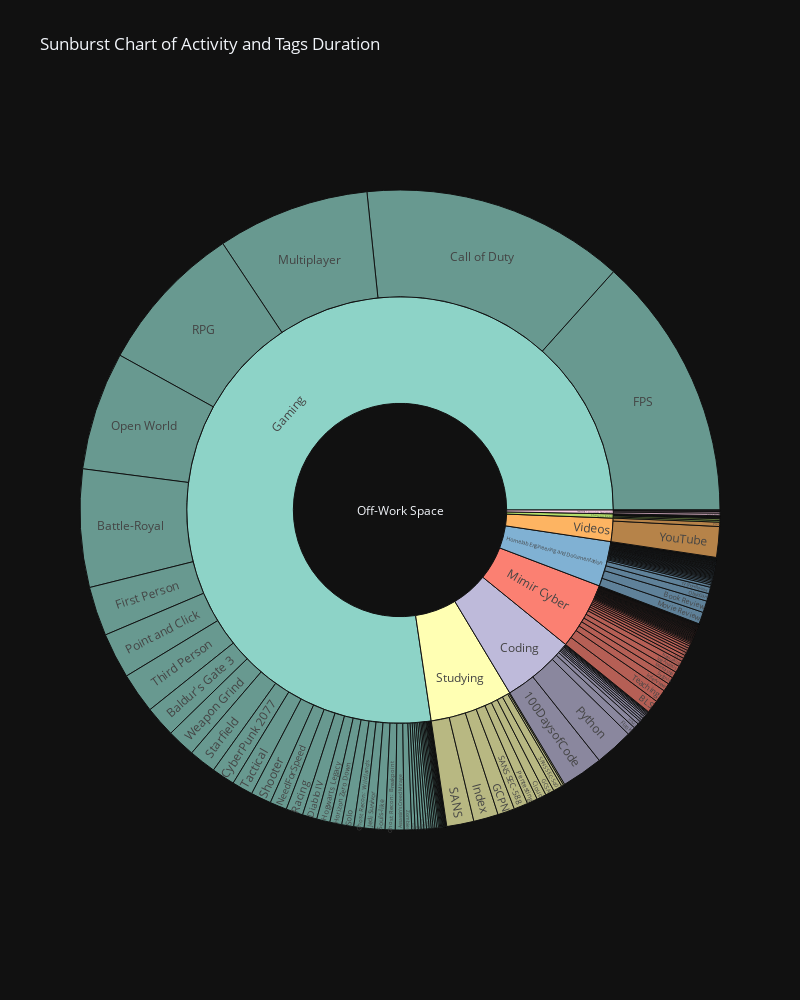

The notebook cell this image was saved under:
### Markdown cell above
# Section 3b - Timular Visualization

### Code cell
import plotly.express as px
import numpy as np

# Read the data from the CSV file
df = pd.read_csv('timeular_data.csv')

df['Duration'] = pd.to_timedelta(df['Duration'])
df['Duration_minutes'] = df['Duration'].dt.total_seconds() / 60


df_off_work = df[df['Space'] == 'Off-Work Space']

sunburst_df = pd.DataFrame(columns=['Space', 'Activity', 'Tags', 'Duration_minutes'])
for _, row in df_off_work.iterrows():
    tags = row['Tags'].split('#') if pd.notnull(row['Tags']) else ['']
    for tag in tags:
        sunburst_df = pd.concat([sunburst_df, pd.DataFrame({
            'Space': [row['Space']],
            'Activity': [row['Activity']],
            'Tags': [tag.strip()],
            'Duration_minutes': [row['Duration_minutes']]
        })], ignore_index=True)


sunburst_df.loc[sunburst_df['Tags'] == 'Other', 'Tags'] = 'Other_' + sunburst_df['Space']
sunburst_df = sunburst_df[sunburst_df['Tags'] != '']

fig = px.sunburst(sunburst_df, path=['Space', 'Activity', 'Tags'],
                  values='Duration_minutes',
                  title='Sunburst Chart of Activity and Tags Duration',
                  template='plotly_dark',
                  color_discrete_sequence=px.colors.qualitative.Set3)


fig.update_layout(width=2560, height=1440)
fig.write_html('sunburst_chart.html')


fig.update_layout(width=800, height=1000)
fig.show()

### Figure 1 — Plotly figure (JSON) as saved in the notebook; plotly's stock layout.template omitted (floating-point values rounded to 4 significant figures; data arrays with more than 128 entries replaced by an {"elided": "..."} marker saying what was removed)
{"data": [{"branchvalues": "total", "domain": {"x": [0, 1], "y": [0, 1]}, "hovertemplate": "labels=%{label}<br>Duration_minutes=%{value}<br>parent=%{parent}<br>id=%{id}<extra></extra>", "ids": {"elided": "219 str values"}, "labels": {"elided": "219 str values"}, "name": "", "parents": {"elided": "219 str values"}, "type": "sunburst", "values": {"elided": "219 float values"}}], "layout": {"height": 1000, "legend": {"tracegroupgap": 0}, "sunburstcolorway": ["rgb(141,211,199)", "rgb(255,255,179)", "rgb(190,186,218)", "rgb(251,128,114)", "rgb(128,177,211)", "rgb(253,180,98)", "rgb(179,222,105)", "rgb(252,205,229)", "rgb(217,217,217)", "rgb(188,128,189)", "rgb(204,235,197)", "rgb(255,237,111)"], "title": {"text": "Sunburst Chart of Activity and Tags Duration"}, "width": 800}}
